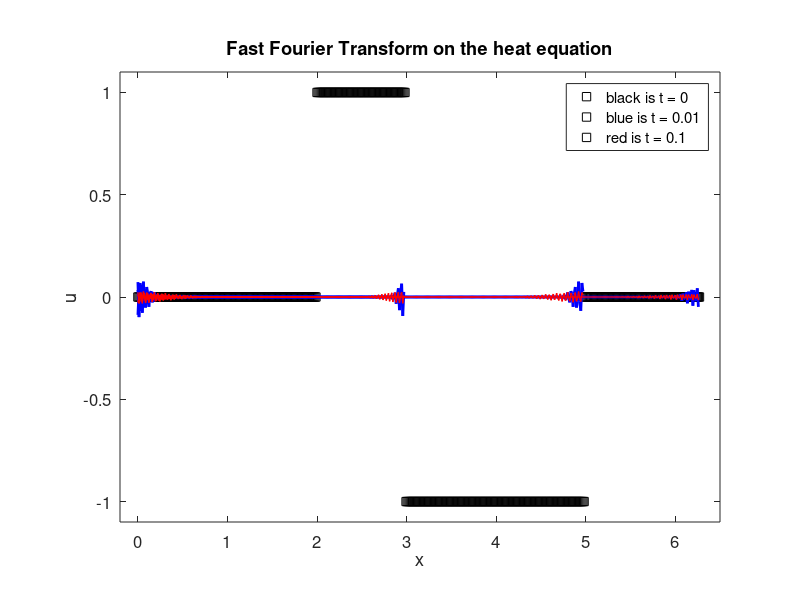

Write MATLAB code to recreate this figure.
% This code uses the Fourier transform to solve
% the heat equation
%
clear
figure(6);
clf reset
axes('position',[0.15,0.13,0.75,0.75])
%
L=2*pi;
c0=4*pi^2/L^2;
%
N=512;
dx=L/N;
% N = [0,162],[163,243],[244,406],[407,511]
x=[0:N-1]*dx;
u0=[0,1,-1,0];
y=fft(u0);
ind1=[0:162/2,-162/2+1:-1];
ind2=[163/2:243/2,-243/2+1:163/2-1];
ind3=[244/2:406/2,-406/2+1:244/2-1];
ind4=[407/2:511/2,-511/2+1:407/2-1];
%
t=0.01;
y2=y(1)*exp(-c0*ind1.^2*t);
u_001_1=real(ifft(y2));
y2=y(2)*exp(-c0*ind2.^2*t);
u_001_2=real(ifft(y2));
y2=y(3)*exp(-c0*ind3.^2*t);
u_001_3=real(ifft(y2));
y2=y(4)*exp(-c0*ind4.^2*t);
u_001_4=real(ifft(y2));
%
t=0.1;
y2=y(1)*exp(-c0*ind1.^2*t);
u_01_1=real(ifft(y2));
y2=y(2)*exp(-c0*ind2.^2*t);
u_01_2=real(ifft(y2));
y2=y(3)*exp(-c0*ind3.^2*t);
u_01_3=real(ifft(y2));
y2=y(4)*exp(-c0*ind4.^2*t);
u_01_4=real(ifft(y2));
%
plot(x(1:163),u0(1),'ks')
hold on
plot(x(164:244),u0(2),'ks')
hold on
plot(x(245:407),u0(3),'ks')
hold on
plot(x(408:N),u0(4),'ks')
hold on
%
plot(x(1:162),u_001_1,'b-','linewidth',2.0)
hold on
plot(x(1:243),u_001_2,'b-','linewidth',2.0)
hold on
plot(x(1:406),u_001_3,'b-','linewidth',2.0)
hold on
plot(x(1:N-1),u_001_4,'b-','linewidth',2.0)
hold on
%
plot(x(1:162),u_01_1,'r-','linewidth',1.0)
hold on
plot(x(1:243),u_01_2,'r-','linewidth',1.0)
hold on
plot(x(1:406),u_01_3,'r-','linewidth',1.0)
hold on
plot(x(1:N-1),u_01_4,'r-','linewidth',1.0)
%
axis([-.2,6.5,-1.1,1.1])
set(gca,'fontsize',12)
set(gca,'xtick',[0:1:6])
set(gca,'ytick',[-1:.5:1])
xlabel('x')
ylabel('u')
legend('black is t = 0','blue is t = 0.01','red is t = 0.1')
title('Fast Fourier Transform on the heat equation')